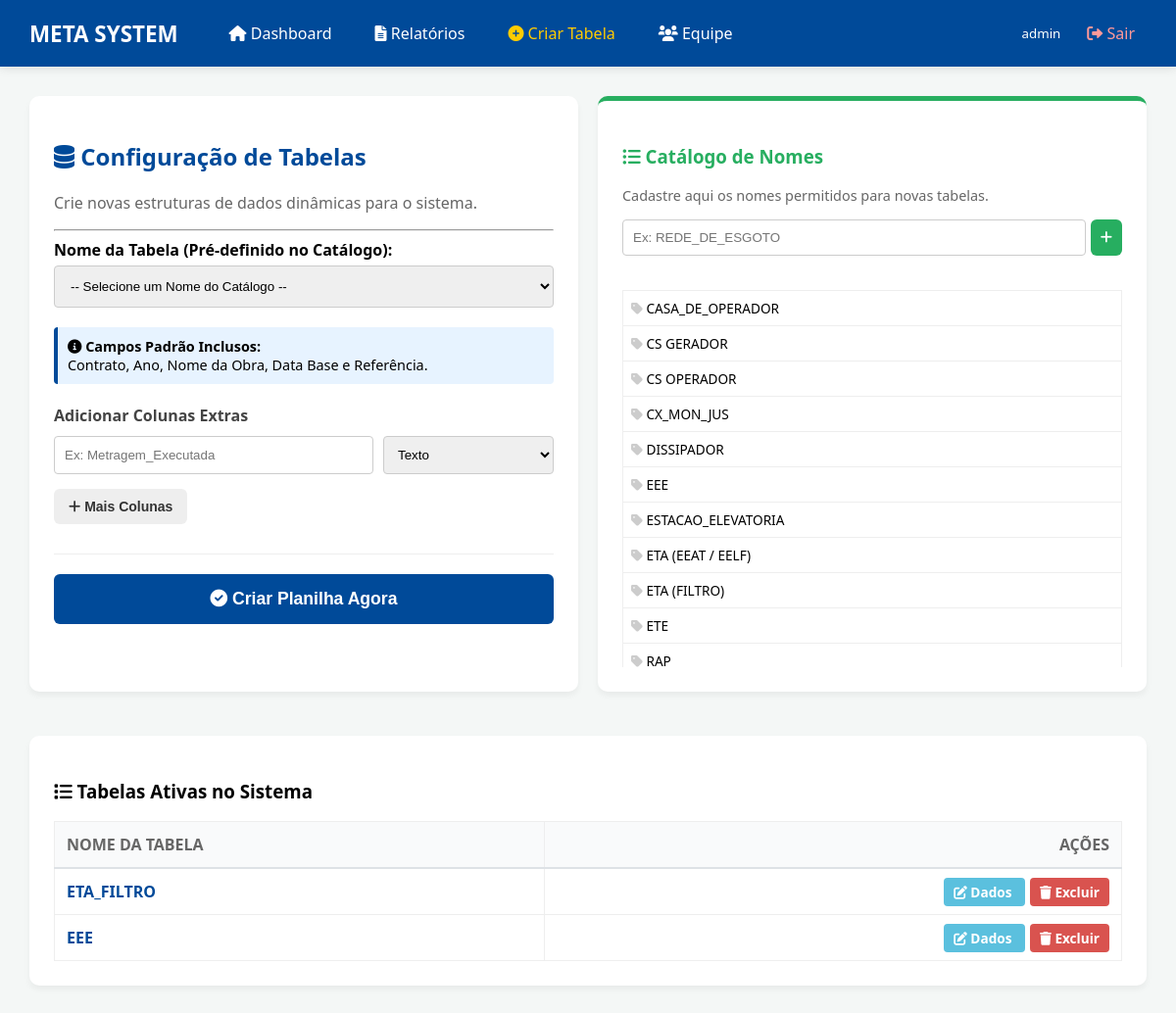
The app's page /config (signed in) with its own data.
### tables this page shows
CREATE TABLE catalogo_tabelas (
            id INTEGER PRIMARY KEY AUTOINCREMENT,
            nome_exibicao TEXT UNIQUE
        );

### routes/main_routes.py (the view, shortened to what this page needs)
    @app.route('/config', methods=['GET', 'POST'])
    @login_required
    def config():
        if session.get('nivel') != 'admin':
            flash("Acesso restrito.")
            return redirect(url_for('index'))
        db = get_db()
        opcoes = db.execute("SELECT * FROM catalogo_tabelas ORDER BY nome_exibicao").fetchall()
        tables = db.execute("SELECT name FROM sqlite_master WHERE type='table' AND name NOT LIKE 'sqlite_%' AND name NOT IN ('usuarios_sistema', 'catalogo_tabelas')").fetchall()
        return render_template('config.html', opcoes_catalogo=opcoes, tables=tables)

### models/database.py (called while the page is built)
def get_db():
    path = DB_UNC if os.path.exists(os.path.dirname(DB_UNC)) else DB_LOCAL
    conn = sqlite3.connect(path, timeout=20, check_same_thread=False)
    conn.row_factory = sqlite3.Row
    conn.execute("PRAGMA journal_mode=WAL")
    return conn

### routes/main_routes.py (called while the page is built)
def login_required(f):
    @wraps(f)
    def decorated_function(*args, **kwargs):
        if 'user' not in session:
            return redirect(url_for('login'))
        return f(*args, **kwargs)
    return decorated_function

### templates/config.html (shortened to what this page needs)
{% extends 'base.html' %}
{% block content %}
<div style="display: grid; grid-template-columns: 1fr 1fr; gap: 20px;">
    <div class="card">
        <h2 style="color: #004a99;"><i class="fas fa-database"></i> Configuração de Tabelas</h2>
        <p style="color: #666;">Crie novas estruturas de dados dinâmicas para o sistema.</p>
        <hr>
        <form action="{{ url_for('config') }}" method="POST" id="formConfig">
            <div style="margin-bottom: 20px;">
                <label style="font-weight: bold; display: block; margin-bottom: 5px;">Nome da Tabela (Pré-definido no Catálogo):</label>
                <select name="table_name" required
                        style="width: 100%; padding: 12px; border: 1px solid #ccc; border-radius: 4px; box-sizing: border-box;">
                    <option value="">-- Selecione um Nome do Catálogo --</option>
                </select>
            </div>
            <div style="background: #e7f3ff; padding: 10px; border-radius: 4px; border-left: 4px solid #004a99; margin-bottom: 20px; font-size: 0.9em;">
                <i class="fas fa-info-circle"></i> <b>Campos Padrão Inclusos:</b><br>
                Contrato, Ano, Nome da Obra, Data Base e Referência.
            </div>
            <div id="columns">
                <h4 style="margin-bottom: 10px; color: #444;">Adicionar Colunas Extras</h4>
                <div class="column-row" style="display: flex; gap: 10px; margin-bottom: 10px;">
                    <input type="text" name="col_name" placeholder="Ex: Metragem_Executada"
                           class="input-col" style="flex: 2; padding: 10px; border: 1px solid #ccc; border-radius: 4px;">
                    <select name="col_type" style="flex: 1; padding: 10px; border: 1px solid #ccc; border-radius: 4px;">
                        <option value="TEXT">Texto</option>
                    </select>
                </div>
            </div>
            <div style="margin-top: 15px; display: flex; align-items: center; gap: 15px;">
                <button type="button" onclick="addCol()" class="btn" style="background: #eee; color: #333; padding: 10px 15px; border: none; cursor: pointer;">
                    <i class="fas fa-plus"></i> Mais Colunas
                </button>
            </div>
            <div style="margin-top: 30px; border-top: 1px solid #eee; padding-top: 20px;">
                <button type="submit" class="btn btn-save" style="background: #004a99; width: 100%; padding: 15px; color: white; border: none; border-radius: 6px; font-size: 1.1em; cursor: pointer;">
                    <i class="fas fa-check-circle"></i> Criar Planilha Agora
                </button>
            </div>
        </form>
    </div>
    <div class="card" style="border-top: 5px solid #27ae60;">
        <h3 style="color: #27ae60;"><i class="fas fa-list-ul"></i> Catálogo de Nomes</h3>
        <p style="font-size: 0.9em; color: #666;">Cadastre aqui os nomes permitidos para novas tabelas.</p>
        <form action="{{ url_for('add_catalogo') }}" method="POST" style="display: flex; gap: 5px; margin-bottom: 20px;">
            <input type="text" name="novo_nome" placeholder="Ex: REDE_DE_ESGOTO" required
                   style="flex: 1; padding: 10px; border: 1px solid #ccc; border-radius: 4px;">
            <button type="submit" class="btn" style="background: #27ae60; color: white; border: none; padding: 10px; cursor: pointer;">
                <i class="fas fa-plus"></i>
            </button>
        </form>
        <div style="max-height: 400px; overflow-y: auto;">
            <table style="width: 100%; border-collapse: collapse;">
                <tbody style="font-size: 0.85em;">
                    {% for op in opcoes_catalogo %}
                    <tr style="border-bottom: 1px solid #eee;">
                        <td style="padding: 8px;"><i class="fas fa-tag" style="color: #ccc;"></i> {{ op.nome_exibicao }}</td>
                    </tr>
                    {% endfor %}
                </tbody>
            </table>
        </div>
    </div>
</div>
<div class="card" style="margin-top: 20px;">
    <h3><i class="fas fa-list"></i> Tabelas Ativas no Sistema</h3>
    <table style="width: 100%; border-collapse: collapse; margin-top: 10px;">
        <thead style="background: #f8f9fa;">
            <tr>
                <th style="padding: 12px; text-align: left; border-bottom: 2px solid #dee2e6;">NOME DA TABELA</th>
                <th style="padding: 12px; text-align: right; border-bottom: 2px solid #dee2e6;">AÇÕES</th>
            </tr>
        </thead>
        <tbody>
            {% for t in tables %}
            <tr style="border-bottom: 1px solid #eee;">
                <td style="padding: 12px; font-weight: bold; color: #004a99;">{{ t.name|upper }}</td>
                <td style="padding: 12px; text-align: right;">
                    <a href="{{ url_for('crud', table_name=t.name) }}" class="btn" style="background: #5bc0de; color: white; padding: 5px 10px; text-decoration: none; font-size: 0.85em; border-radius: 4px;">
                        <i class="fas fa-edit"></i> Dados
                    </a>
                    <a href="{{ url_for('drop_table', name=t.name) }}" onclick="return confirm('Tem certeza? Isso apagará todos os dados desta tabela!')"
                       class="btn" style="background: #d9534f; color: white; padding: 5px 10px; text-decoration: none; font-size: 0.85em; border-radius: 4px; margin-left: 5px;">
                        <i class="fas fa-trash"></i> Excluir
                    </a>
                </td>
            </tr>
            {% endfor %}
        </tbody>
    </table>
</div>
{% endblock %}

### templates/base.html (style rules this page uses)
body { font-family: 'Segoe UI', sans-serif; margin: 0; background: #f4f7f6; }
.card { background: white; padding: 25px; border-radius: 10px; box-shadow: 0 4px 6px rgba(0,0,0,0.05); margin-bottom: 25px; }
table { width: 100%; border-collapse: collapse; margin-top: 15px; background: white; }
th, td { border: 1px solid #eee; padding: 12px; text-align: left; }
th { background: #f9fafb; color: #666; }
.btn { padding: 10px 18px; border: none; border-radius: 6px; cursor: pointer; text-decoration: none; font-size: 14px; font-weight: bold; transition: 0.2s; }
.btn-save { background: #28a745; color: white; }

### records on screen
catalogo_tabelas: nome_exibicao "CASA_DE_OPERADOR"
catalogo_tabelas: nome_exibicao "CS GERADOR"
catalogo_tabelas: nome_exibicao "CS OPERADOR"
catalogo_tabelas: nome_exibicao "CX_MON_JUS"
catalogo_tabelas: nome_exibicao "DISSIPADOR"
catalogo_tabelas: nome_exibicao "EEE"
catalogo_tabelas: nome_exibicao "ESTACAO_ELEVATORIA"
catalogo_tabelas: nome_exibicao "ETA (EEAT / EELF)"
catalogo_tabelas: nome_exibicao "ETA (FILTRO)"
catalogo_tabelas: nome_exibicao "ETE"
catalogo_tabelas: nome_exibicao "RAP"

### other values on screen
{{ session.get('user') or 'Visitante' }} "admin"
{{ t.name|upper }} "ETA_FILTRO" "EEE"
